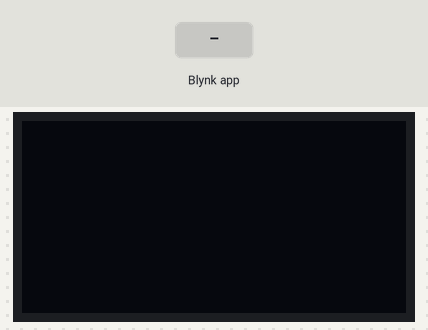
Simulated run of this sketch. Board: Arduino Uno, built with avr-gcc and run on an emulated ATmega328P. Shown: 128×64 one-colour display. The inputs (shaded band) are chosen by the test bench. WiFi joins after 1.5 s; servers stay silent unless stated; what the sketch prints to the serial monitor is not drawn.

Above: at 3.0 s.
3.1 s: Blynk app writes 1 to V0
At 4.3 s:
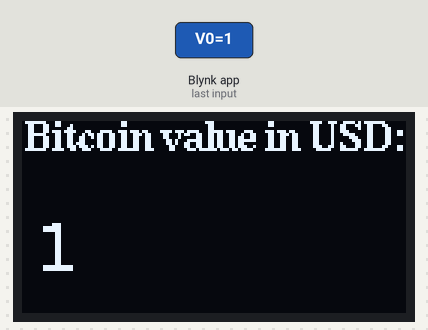
4.8 s: Blynk app writes 0 to V0
At 5.9 s:
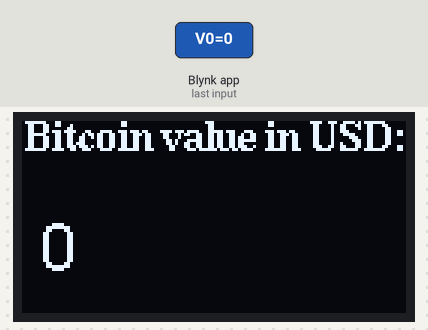
6.5 s: Blynk app writes 200 to V0
At 7.2 s:
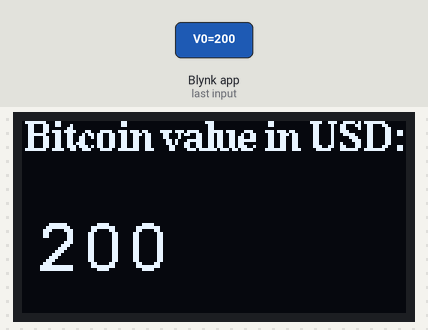
Timing chart, 0 to 9.5 s (numbered marks = the images above; inputs shaded):
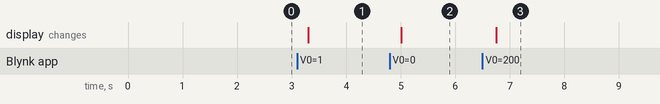

The sketch:

bitcoinTrackerBlynk.ino
```cpp
// (licence header left out)
/* Comment this out to disable prints and save space */
#define BLYNK_PRINT Serial    // Comment this out to disable prints and save space
#include <ESP8266_Lib.h>
#include <BlynkSimpleShieldEsp8266.h>

#include "U8glib.h"
U8GLIB_SSD1306_128X64 u8g(U8G_I2C_OPT_NONE|U8G_I2C_OPT_DEV_0);

// You should get Auth Token in the Blynk App.
// Go to the Project Settings (nut icon).
char auth[] = "756b4915924d4d59883a0ce4a2107286";

// Your WiFi credentials.
// Set password to "" for open networks.
char ssid[] = "DT_LAB";
char pass[] = "fthu@050318";
// Hardware Serial on Mega, Leonardo, Micro...
#define EspSerial Serial

// or Software Serial on Uno, Nano...
#include <SoftwareSerial.h>
SoftwareSerial debugSerial(10, 9); // RX, TX

// Your ESP8266 baud rate:
#define ESP8266_BAUD 115200

ESP8266 wifi(&EspSerial);

BlynkTimer timer;

BLYNK_WRITE(V0)
{
  Serial.println("WebHook data:");
  Serial.println(param.asStr());
  u8g.firstPage();
  do { u8g.setFont(u8g_font_timB10);
      u8g.drawStr(1,10,"Bitcoin value in USD:");
      u8g.setFont(u8g_font_courB18);
      u8g.setPrintPos(5, 50);
      u8g.print(param.asStr());
     } while( u8g.nextPage() );
}

void getBitcoinValue()
{
  // You can perform HTTPS requests even if your hardware alone can't handle SSL
  // Blynk  can also fetch much bigger messages,
  // if hardware has enough RAM (set BLYNK_MAX_READBYTES to 4096)
  //Blynk.virtualWrite(V0, "https://api.sunrise-sunset.org/json?lat=50.4495484&lng=30.5253873&date=2016-10-01");

   Blynk.virtualWrite(V0, "https://api.thingspeak.com/apps/thinghttp/send_request?api_key=558W30NPHWSXVP3J");

}
void setup()
{
  // Debug console
  Serial.begin(9600);
  u8g.setColorIndex(1);
  // Set console baud rate
  debugSerial.begin(9600);
  delay(10);
  // Set ESP8266 baud rate
  EspSerial.begin(ESP8266_BAUD);
  delay(10);

  Blynk.begin(auth, wifi, ssid, pass);
  timer.setInterval(120000L, getBitcoinValue);

  }

void loop()
{
  Blynk.run();
  timer.run();
}
```

Measured:
- after the input at 3.1 s, the display: changes after 0.21 s (image 1)
- after the input at 4.8 s, the display: changes after 0.21 s (image 2)
- after the input at 6.5 s, the display: changes after 0.25 s (image 3)
